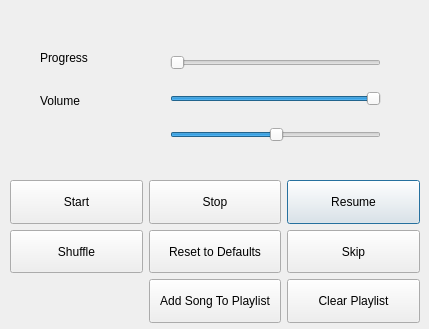
<?xml version="1.0" encoding="UTF-8"?>
<ui version="4.0">
 <class>Dialog</class>
 <widget class="QDialog" name="Dialog">
  <property name="geometry">
   <rect>
    <x>0</x>
    <y>0</y>
    <width>429</width>
    <height>329</height>
   </rect>
  </property>
  <property name="windowTitle">
   <string>Dialog</string>
  </property>
  <widget class="QWidget" name="layoutWidget">
   <property name="geometry">
    <rect>
     <x>170</x>
     <y>40</y>
     <width>211</width>
     <height>120</height>
    </rect>
   </property>
   <layout class="QGridLayout" name="gridLayout">
    <item row="0" column="0">
     <widget class="QSlider" name="sliderProgress">
      <property name="orientation">
       <enum>Qt::Horizontal</enum>
      </property>
     </widget>
    </item>
    <item row="1" column="0">
     <widget class="QSlider" name="sliderVolume">
      <property name="value">
       <number>99</number>
      </property>
      <property name="orientation">
       <enum>Qt::Horizontal</enum>
      </property>
     </widget>
    </item>
    <item row="2" column="0">
     <widget class="QSlider" name="sliderPlaybackRate">
      <property name="value">
       <number>50</number>
      </property>
      <property name="orientation">
       <enum>Qt::Horizontal</enum>
      </property>
     </widget>
    </item>
   </layout>
  </widget>
  <widget class="QWidget" name="layoutWidget">
   <property name="geometry">
    <rect>
     <x>40</x>
     <y>40</y>
     <width>131</width>
     <height>121</height>
    </rect>
   </property>
   <layout class="QVBoxLayout" name="verticalLayout">
    <item>
     <widget class="QLabel" name="label_2">
      <property name="text">
       <string>Progress</string>
      </property>
     </widget>
    </item>
    <item>
     <widget class="QLabel" name="label">
      <property name="text">
       <string>Volume</string>
      </property>
     </widget>
    </item>
    <item>
     <widget class="QLabel" name="label_3">
      <property name="text">
       <string/>
      </property>
     </widget>
    </item>
   </layout>
  </widget>
  <widget class="QWidget" name="layoutWidget">
   <property name="geometry">
    <rect>
     <x>10</x>
     <y>180</y>
     <width>410</width>
     <height>143</height>
    </rect>
   </property>
   <layout class="QGridLayout" name="gridLayout_2">
    <item row="0" column="2">
     <widget class="QPushButton" name="ContinueButton">
      <property name="sizePolicy">
       <sizepolicy hsizetype="Minimum" vsizetype="Preferred">
        <horstretch>0</horstretch>
        <verstretch>0</verstretch>
       </sizepolicy>
      </property>
      <property name="text">
       <string>Resume</string>
      </property>
     </widget>
    </item>
    <item row="2" column="1">
     <widget class="QPushButton" name="ResetButton">
      <property name="sizePolicy">
       <sizepolicy hsizetype="Minimum" vsizetype="Preferred">
        <horstretch>0</horstretch>
        <verstretch>0</verstretch>
       </sizepolicy>
      </property>
      <property name="text">
       <string>Reset to Defaults</string>
      </property>
     </widget>
    </item>
    <item row="0" column="1">
     <widget class="QPushButton" name="StopButton">
      <property name="sizePolicy">
       <sizepolicy hsizetype="Minimum" vsizetype="Preferred">
        <horstretch>0</horstretch>
        <verstretch>0</verstretch>
       </sizepolicy>
      </property>
      <property name="text">
       <string>Stop</string>
      </property>
     </widget>
    </item>
    <item row="2" column="0">
     <widget class="QPushButton" name="ShuffleButton">
      <property name="sizePolicy">
       <sizepolicy hsizetype="Minimum" vsizetype="Preferred">
        <horstretch>0</horstretch>
        <verstretch>0</verstretch>
       </sizepolicy>
      </property>
      <property name="text">
       <string>Shuffle</string>
      </property>
     </widget>
    </item>
    <item row="3" column="2">
     <widget class="QPushButton" name="ClearButton">
      <property name="sizePolicy">
       <sizepolicy hsizetype="Minimum" vsizetype="Preferred">
        <horstretch>0</horstretch>
        <verstretch>0</verstretch>
       </sizepolicy>
      </property>
      <property name="text">
       <string>Clear Playlist</string>
      </property>
     </widget>
    </item>
    <item row="0" column="0">
     <widget class="QPushButton" name="StartButton">
      <property name="sizePolicy">
       <sizepolicy hsizetype="Minimum" vsizetype="Preferred">
        <horstretch>0</horstretch>
        <verstretch>0</verstretch>
       </sizepolicy>
      </property>
      <property name="text">
       <string>Start</string>
      </property>
     </widget>
    </item>
    <item row="2" column="2">
     <widget class="QPushButton" name="SkipButton">
      <property name="sizePolicy">
       <sizepolicy hsizetype="Minimum" vsizetype="Preferred">
        <horstretch>0</horstretch>
        <verstretch>0</verstretch>
       </sizepolicy>
      </property>
      <property name="text">
       <string>Skip</string>
      </property>
     </widget>
    </item>
    <item row="3" column="1">
     <widget class="QPushButton" name="AddSongButton">
      <property name="sizePolicy">
       <sizepolicy hsizetype="Minimum" vsizetype="Preferred">
        <horstretch>0</horstretch>
        <verstretch>0</verstretch>
       </sizepolicy>
      </property>
      <property name="text">
       <string>Add Song To Playlist</string>
      </property>
     </widget>
    </item>
   </layout>
  </widget>
  <widget class="QLabel" name="label_4">
   <property name="geometry">
    <rect>
     <x>19</x>
     <y>10</y>
     <width>341</width>
     <height>20</height>
    </rect>
   </property>
   <property name="text">
    <string/>
   </property>
  </widget>
 </widget>
 <resources/>
 <connections/>
</ui>
